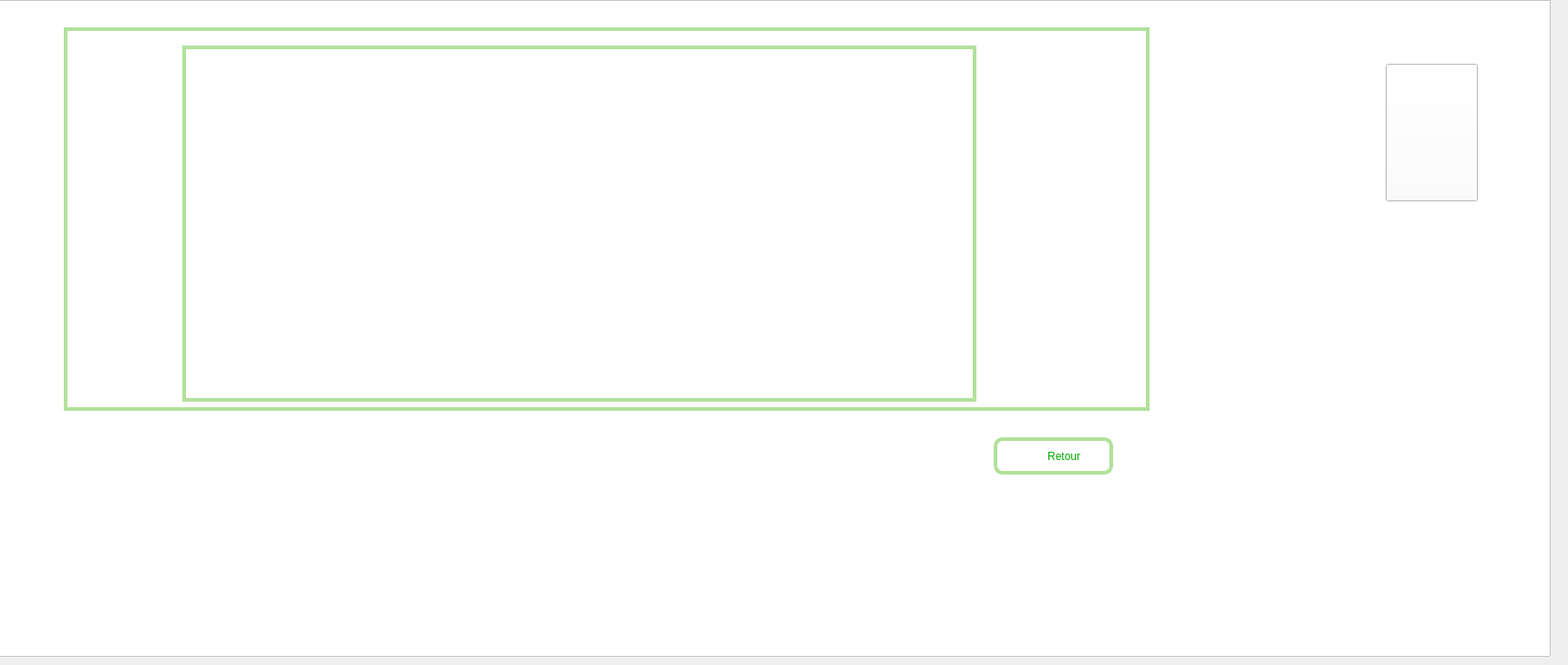
    <widget class="QWidget" name="page_11">
     <widget class="QFrame" name="frame_produit_image">
      <property name="geometry">
       <rect>
        <x>-10</x>
        <y>0</y>
        <width>1711</width>
        <height>721</height>
       </rect>
      </property>
      <property name="styleSheet">
       <string notr="true">background-color:rgb(255,255,255);</string>
      </property>
      <property name="frameShape">
       <enum>QFrame::StyledPanel</enum>
      </property>
      <property name="frameShadow">
       <enum>QFrame::Raised</enum>
      </property>
      <widget class="QFrame" name="frame_produit_image2">
       <property name="geometry">
        <rect>
         <x>80</x>
         <y>30</y>
         <width>1191</width>
         <height>421</height>
        </rect>
       </property>
       <property name="styleSheet">
        <string notr="true">background-color:rgb(255,255,255);
border:4px solid rgb(178,225,155);
</string>
       </property>
       <property name="frameShape">
        <enum>QFrame::StyledPanel</enum>
       </property>
       <property name="frameShadow">
        <enum>QFrame::Raised</enum>
       </property>
       <widget class="QLabel" name="label_pic">
        <property name="geometry">
         <rect>
          <x>130</x>
          <y>20</y>
          <width>871</width>
          <height>391</height>
         </rect>
        </property>
        <property name="text">
         <string/>
        </property>
       </widget>
      </widget>
      <widget class="QPushButton" name="retour_image_produit_2">
       <property name="geometry">
        <rect>
         <x>1100</x>
         <y>480</y>
         <width>131</width>
         <height>41</height>
        </rect>
       </property>
       <property name="styleSheet">
        <string notr="true">font:10pt&quot;Centaur&quot;;
color:rgb(0,170,0);
border-radius:10px;
border:4px solid rgb(178,225,155);</string>
       </property>
       <property name="text">
        <string>       Retour</string>
       </property>
      </widget>
      <widget class="QLabel" name="label_produit_retour_image_1">
       <property name="enabled">
        <bool>false</bool>
       </property>
       <property name="geometry">
        <rect>
         <x>1120</x>
         <y>490</y>
         <width>20</width>
         <height>20</height>
        </rect>
       </property>
       <property name="text">
        <string/>
       </property>
      </widget>
      <widget class="QPushButton" name="pushButton_14">
       <property name="geometry">
        <rect>
         <x>1530</x>
         <y>70</y>
         <width>101</width>
         <height>151</height>
        </rect>
       </property>
       <property name="styleSheet">
        <string notr="true">image: url(:/logo ....png);
border-image: url(:/logo ....png);</string>
       </property>
       <property name="text">
        <string/>
       </property>
      </widget>
     </widget>
    </widget>
